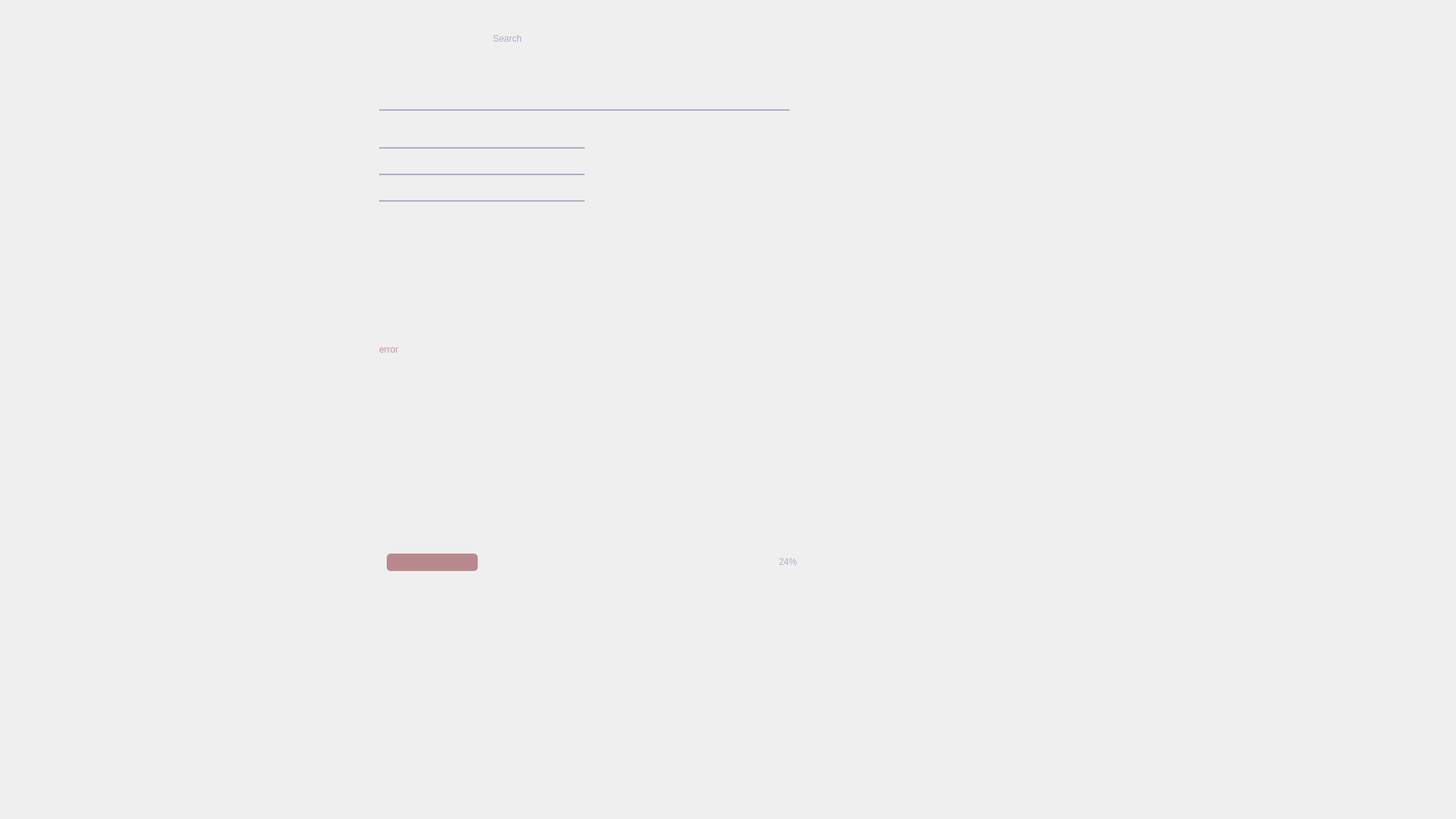
<?xml version="1.0" encoding="UTF-8"?>
<ui version="4.0">
 <class>Search</class>
 <widget class="QMainWindow" name="Search">
  <property name="geometry">
   <rect>
    <x>0</x>
    <y>0</y>
    <width>1920</width>
    <height>1080</height>
   </rect>
  </property>
  <property name="windowTitle">
   <string>Search</string>
  </property>
  <property name="styleSheet">
   <string notr="true">QMainWindow { 
background-image: url(:/images/images/background.png);
}</string>
  </property>
  <widget class="QWidget" name="centralwidget">
   <widget class="QPushButton" name="uploadButton">
    <property name="geometry">
     <rect>
      <x>1100</x>
      <y>110</y>
      <width>50</width>
      <height>50</height>
     </rect>
    </property>
    <property name="cursor">
     <cursorShape>PointingHandCursor</cursorShape>
    </property>
    <property name="styleSheet">
     <string notr="true">QPushButton {
background: transparent;
border: none;
}</string>
    </property>
    <property name="text">
     <string/>
    </property>
    <property name="icon">
     <iconset resource="recources.qrc">
      <normaloff>:/images/images/upload_icon.png</normaloff>
      <normalon>:/images/images/upload_icon.png</normalon>:/images/images/upload_icon.png</iconset>
    </property>
    <property name="iconSize">
     <size>
      <width>50</width>
      <height>50</height>
     </size>
    </property>
   </widget>
   <widget class="QLineEdit" name="searchLineEdit">
    <property name="geometry">
     <rect>
      <x>500</x>
      <y>105</y>
      <width>541</width>
      <height>41</height>
     </rect>
    </property>
    <property name="styleSheet">
     <string notr="true">QLineEdit {
font: 12pt &quot;Code Next-Trial&quot;;
background: transparent;
border: none;
border-bottom: 2px solid rgb(173, 174, 204);
color: rgb(173, 174, 204);

qproperty-placeholderText: &quot;search...&quot;;
color: rgb(173, 174, 204);
}

QLineEdit:!focus {
color: rgb(173, 174, 204);
}</string>
    </property>
    <property name="text">
     <string/>
    </property>
   </widget>
   <widget class="QLabel" name="searchLabel">
    <property name="geometry">
     <rect>
      <x>650</x>
      <y>20</y>
      <width>301</width>
      <height>61</height>
     </rect>
    </property>
    <property name="styleSheet">
     <string notr="true">color: rgb(173, 174, 204);
font: 50pt &quot;Code Next-Trial&quot;;
</string>
    </property>
    <property name="text">
     <string>Search</string>
    </property>
   </widget>
   <widget class="QPushButton" name="searchButton">
    <property name="geometry">
     <rect>
      <x>1023</x>
      <y>120</y>
      <width>20</width>
      <height>20</height>
     </rect>
    </property>
    <property name="cursor">
     <cursorShape>PointingHandCursor</cursorShape>
    </property>
    <property name="styleSheet">
     <string notr="true">QPushButton {
background: transparent;
border: none;
}</string>
    </property>
    <property name="text">
     <string/>
    </property>
    <property name="icon">
     <iconset resource="recources.qrc">
      <normaloff>:/images/images/search_icon.png</normaloff>
      <normalon>:/images/images/search_icon.png</normalon>:/images/images/search_icon.png</iconset>
    </property>
    <property name="iconSize">
     <size>
      <width>20</width>
      <height>20</height>
     </size>
    </property>
   </widget>
   <widget class="QPushButton" name="filterButton">
    <property name="geometry">
     <rect>
      <x>460</x>
      <y>175</y>
      <width>20</width>
      <height>20</height>
     </rect>
    </property>
    <property name="cursor">
     <cursorShape>PointingHandCursor</cursorShape>
    </property>
    <property name="styleSheet">
     <string notr="true">QPushButton {
background: transparent;
border: none;
}</string>
    </property>
    <property name="text">
     <string/>
    </property>
    <property name="icon">
     <iconset resource="recources.qrc">
      <normaloff>:/images/images/filter_icon.png</normaloff>
      <normalon>:/images/images/filter_fill_icon.png</normalon>:/images/images/filter_icon.png</iconset>
    </property>
    <property name="iconSize">
     <size>
      <width>17</width>
      <height>17</height>
     </size>
    </property>
    <property name="checkable">
     <bool>true</bool>
    </property>
    <property name="checked">
     <bool>false</bool>
    </property>
   </widget>
   <widget class="QLineEdit" name="mustContainlineEdit">
    <property name="geometry">
     <rect>
      <x>500</x>
      <y>155</y>
      <width>271</width>
      <height>41</height>
     </rect>
    </property>
    <property name="styleSheet">
     <string notr="true">QLineEdit {
font: 10pt &quot;Code Next-Trial&quot;;
background: transparent;
border: none;
border-bottom: 2px solid rgb(173, 174, 204);
color: rgb(173, 174, 204);
padding-bottom: -15px;

qproperty-placeholderText: &quot;must contain...&quot;;
color: rgb(173, 174, 204);
}

QLineEdit:!focus {
color: rgb(173, 174, 204);
}</string>
    </property>
    <property name="text">
     <string/>
    </property>
   </widget>
   <widget class="QLineEdit" name="atLeastContainLineEdit">
    <property name="geometry">
     <rect>
      <x>500</x>
      <y>190</y>
      <width>271</width>
      <height>41</height>
     </rect>
    </property>
    <property name="styleSheet">
     <string notr="true">QLineEdit {
font: 10pt &quot;Code Next-Trial&quot;;
background: transparent;
border: none;
border-bottom: 2px solid rgb(173, 174, 204);
color: rgb(173, 174, 204);
padding-bottom: -15px;

qproperty-placeholderText: &quot;at least contain...&quot;;
color: rgb(173, 174, 204);
}

QLineEdit:!focus {
color: rgb(173, 174, 204);
}</string>
    </property>
    <property name="text">
     <string/>
    </property>
   </widget>
   <widget class="QLineEdit" name="notContainLineEdit">
    <property name="geometry">
     <rect>
      <x>500</x>
      <y>225</y>
      <width>271</width>
      <height>41</height>
     </rect>
    </property>
    <property name="styleSheet">
     <string notr="true">QLineEdit {
font: 10pt &quot;Code Next-Trial&quot;;
background: transparent;
border: none;
border-bottom: 2px solid rgb(173, 174, 204);
color: rgb(173, 174, 204);
padding-bottom: -15px;

qproperty-placeholderText: &quot;not contain...&quot;;
color: rgb(173, 174, 204);
}

QLineEdit:!focus {
color: rgb(173, 174, 204);
}</string>
    </property>
    <property name="text">
     <string/>
    </property>
   </widget>
   <widget class="QLabel" name="errorLabel">
    <property name="geometry">
     <rect>
      <x>500</x>
      <y>440</y>
      <width>541</width>
      <height>41</height>
     </rect>
    </property>
    <property name="styleSheet">
     <string notr="true">QLabel {
font: 20pt &quot;Code Next-Trial&quot;;
qproperty-alignment: 'AlignHCenter';
	color: rgb(204, 143, 156);
}</string>
    </property>
    <property name="text">
     <string>error</string>
    </property>
   </widget>
   <widget class="QProgressBar" name="progressBar">
    <property name="geometry">
     <rect>
      <x>510</x>
      <y>730</y>
      <width>541</width>
      <height>23</height>
     </rect>
    </property>
    <property name="styleSheet">
     <string notr="true">QProgressBar {
border: 1px;
border-radius: 5px;
background-color: transparent;
text-align: right;
color: #adaecc;
padding-right: 40px;
}
QProgressBar::chunk {
background-color: rgb(186, 137, 142);
border-radius: 5px;
}</string>
    </property>
    <property name="value">
     <number>24</number>
    </property>
   </widget>
   <widget class="QTableWidget" name="tableWidget">
    <property name="geometry">
     <rect>
      <x>720</x>
      <y>410</y>
      <width>100</width>
      <height>100</height>
     </rect>
    </property>
    <property name="styleSheet">
     <string notr="true">QTableWidget {
background: transparent;
border: none;
font: 12pt &quot;Code Next-Trial&quot;;
color: rgb(204, 173, 174);
gridline-color: transparent;
}
QTableWidget::item:hover {
border-radius: 9px;
background-color: rgb(170, 113, 120);
}
QHeaderView {
background: transparent;
font: 12pt &quot;Code Next-Trial&quot;;
color: rgb(173, 174, 204);
}</string>
    </property>
    <attribute name="horizontalHeaderVisible">
     <bool>false</bool>
    </attribute>
    <attribute name="verticalHeaderVisible">
     <bool>false</bool>
    </attribute>
   </widget>
   <widget class="QListWidget" name="listWidget">
    <property name="geometry">
     <rect>
      <x>500</x>
      <y>146</y>
      <width>541</width>
      <height>251</height>
     </rect>
    </property>
    <property name="styleSheet">
     <string notr="true">QListWidget {
background-color: transparent;
border: none;
border-radius: 8px;
font: 12pt &quot;Code Next-Trial&quot;;
color: #ccadae;
border-left-color: #adaecc;
}</string>
    </property>
   </widget>
  </widget>
 </widget>
 <resources>
  <include location="recources.qrc"/>
 </resources>
 <connections/>
</ui>
